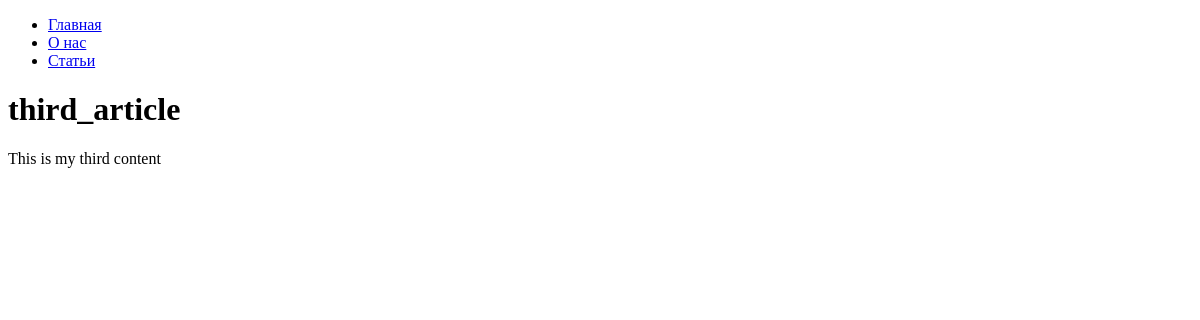
The page /articles/3/ on the database as committed earlier.
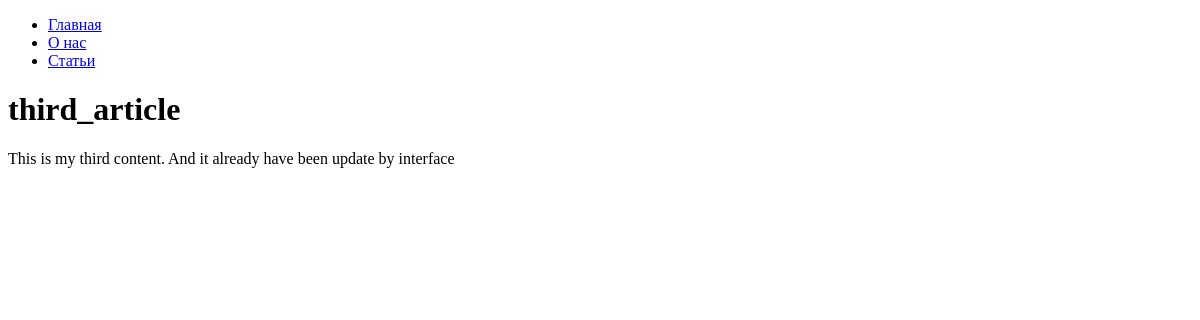
The same page on the database as committed later.
### hexlet_django_blog/article/models.py (models this page shows, shortened)
class Article(models.Model):
    name = models.CharField(max_length=200) # название статьи
    body = models.TextField() # тело статьи
    created_at = models.DateTimeField(auto_now_add=True)
    updated_at = models.DateTimeField(auto_now=True)

### hexlet_django_blog/article/views.py (the view)
# urls.py: path('<int:id>/', ArticleView.as_view(), name='current_article'),
class ArticleView(View):
    def get(self, request, *args, **kwargs):
        article = get_object_or_404(Article, id=kwargs['id'])
        return render(request, 'articles/show.html', context={'article': article,})

### hexlet_django_blog/article/templates/articles/show.html
{% extends "base.html" %}
{% block content %}
     <h1>{{ article.name }}</h1>
    <div>{{ article.body }}</div>
{% endblock %}

Rows that differ between the two databases and show on the page:
changed Article "third_article": body "This is my third content" → "This is my third content. And it already have been update by interface"
